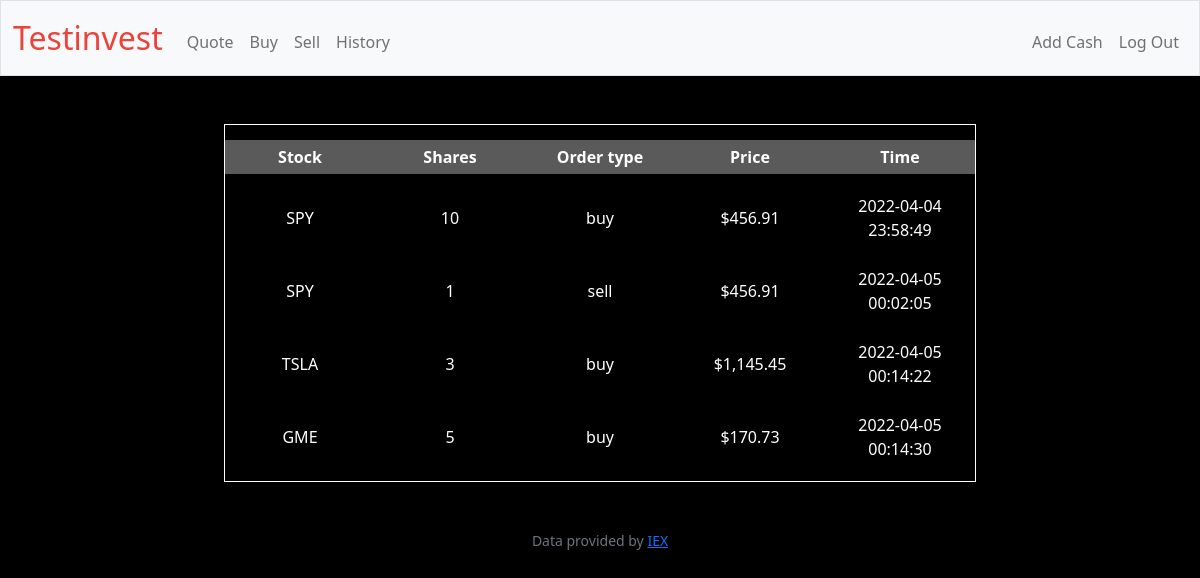
The app's page /history (signed in) with its own data.
### tables this page shows
CREATE TABLE orders (id INTEGER NOT NULL, user_id NUMERIC NOT NULL, symbol TEXT NOT NULL,             shares NUMERIC NOT NULL, order_type TEXT NOT NULL, price NUMERIC NOT NULL, time NUMERIC NOT NULL, PRIMARY KEY(id),             FOREIGN KEY(user_id) REFERENCES users(id));

### app.py (the view)
@app.route("/history")
@login_required
def history():
    history = db.execute("SELECT symbol, shares, order_type, price, time FROM orders WHERE user_id = ?", session["user_id"])
    for i in history:
        i["price"] = usd(i["price"])
    return render_template("history.html", history=history)

### app.py (called while the page is built)
@app.after_request
def after_request(response):
    response.headers["Cache-Control"] = "no-cache, no-store, must-revalidate"
    response.headers["Expires"] = 0
    response.headers["Pragma"] = "no-cache"
    return response

### helpers.py (called while the page is built)
def login_required(f):
    @wraps(f)
    def decorated_function(*args, **kwargs):
        if session.get("user_id") is None:
            return redirect("/login")
        return f(*args, **kwargs)
    return decorated_function

def usd(value):
    return f"${value:,.2f}"

### templates/history.html (shortened to what this page needs)
{% extends "layout.html" %}
{% block main %}
<div>
    <table class="center">
        <thead>
            <tr>
                <th>Stock</th>
                <th>Shares</th>
                <th>Order type</th>
                <th>Price</th>
                <th>Time</th>
            </tr>
        </thead>
            <tbody>
                {% for dict in history %}
                <tr>
                    <td>{{ dict.symbol }} </td>
                    <td>{{ dict.shares }}</td>
                    <td>{{ dict.order_type }}</td>
                    <td>{{ dict.price }}</td>
                    <td>{{ dict.time }} </td>
                </tr>
                {% endfor %}
        </tbody>
    </table>
</div>
{% endblock %}

### static/styles.css (style rules this page uses)
table { border-collapse: separate; border-spacing: 0 15px; border: 1px solid white; }
th { background-color: rgb(90, 90, 90); color: grey; }
th, td { width: 150px; text-align: center; border: 1px black; padding: 5px; color: white; }
body { background-color: black; }
.center { margin-left: auto; margin-right: auto; }

### records on screen
orders: symbol "SPY", shares "10", order_type "buy", price "$456.91", time "2022-04-04 23:58:49"
orders: symbol "SPY", shares "1", order_type "sell", price "$456.91", time "2022-04-05 00:02:05"
orders: symbol "TSLA", shares "3", order_type "buy", price "$1,145.45", time "2022-04-05 00:14:22"
orders: symbol "GME", shares "5", order_type "buy", price "$170.73", time "2022-04-05 00:14:30"
